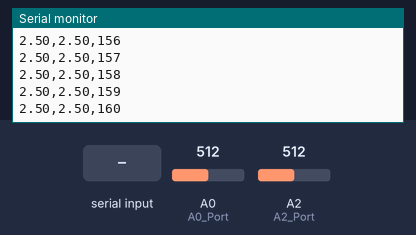
Bench run of a sketch on a simulated Arduino Uno, built with avr-gcc and run on an emulated ATmega328P. On the bench: the last lines printed to the serial monitor. The inputs (shaded band) are chosen by the test bench; at power-on: A0 (A0_Port) = 512, A2 (A2_Port) = 512.

Above: at 1.2 s.
1.3 s: "1" received over Serial
4.3 s: "2" received over Serial
7.1 s: "5" received over Serial
At 9.0 s:
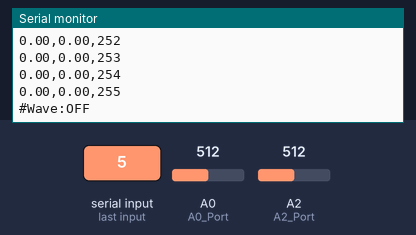
9.4 s: "200\n" received over Serial
At 10.5 s:
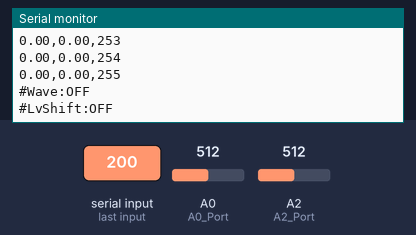
Timing chart, 0 to 12.4 s (numbered marks = the images above; inputs shaded):
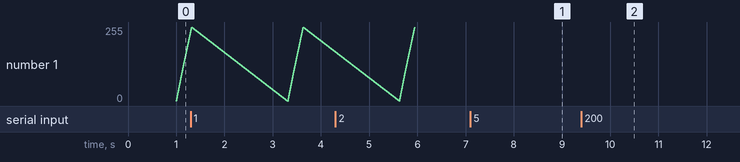

The sketch:

uno_z.ino
```cpp
#include <TimerOne.h>
#include <stdlib.h>
#define MAX_V 5.0 //Arduino UNO MAX input Voltage
#define BUFSIZE 256 //BufferSize
#define TRIG_Volt 2.5 //Trigger Voltage
#define TRIG_LV (int)((float)1023*(float)((float)TRIG_Volt/(float)5.0)) //Trigger Level 0-1023
#define BAUD 115200//Baudrate

long period = 50;//sampling period [micro sec]
int an0 = 0; //an0 value 0-1023
int an1 = 0; //an1 value 0-1023

int val0[BUFSIZE]; //sample data from an0
int val1[BUFSIZE]; //sample date from an1

int count = 0; //index counter
bool Lv_Shifted = false;//Enable/Disable LevelShift for Negative Voltage(True:Need a Additional Circuit)

bool finished = false;//Flag:if sample count == 256 ->true
bool showScope = true;//true:send all waves to serial

void sendWave(int* d, int* d1, int n) {//send A/D data to serial 'an0[V],an1[V],index number(0-255)'
  for (int i = 0; i < n; i++) {
    //A0
    Serial.print(idx2Volt(d[i]));
    Serial.print(",");

    //A2
    Serial.print(idx2Volt(d1[i]));
    Serial.print(",");

    //id
    Serial.println(i);

  }
}


void timerFire() {//sampling Interrupt every Timer1 period
  digitalWrite(13, HIGH);//Debug Pin (Sampling Frequency) when arduino is sampling,13 pin turns ON.
  an0 = analogRead(A0);//Reads the analog value on pin A0 into an0
  an1 = analogRead(A2);//Reads the analog value on pin A2 into an1

  if (count < BUFSIZE) {
    val0[count] = an0;//collect data
    val1[count] = an1;
    count++;
  } else {//if counter reached to BUFSIZE
    finished = true;
  }
  digitalWrite(13, LOW);//Debug Pin
}

float idx2Volt(int d) {//index data(0-1023) to volt([V])
  float measuredVal = ((float)d / (float)1023) * (float)MAX_V;//idx To Voltage
  if (Lv_Shifted == true) {//LevelShift Enabled?
    measuredVal = 2.0 * measuredVal - MAX_V;//LevelShift
  }
  return measuredVal;
}

void resetDev() {//reset all settings
  count = 0;
  Timer1.setPeriod(50);
  return;
}

void setSampRate() {//variable sampling rate

  String in;
  //Timer1.stop();
  //Serial.println("#Stopped");
  Serial.println("#SamplingPeriod?");
  while (Serial.available() == 0);//wait for input
  in = Serial.readString();//input to string
  period = in.toInt();//string to long(int)
  Serial.print("#Started@");
  Serial.print(period);
  Serial.print("[microsec]/");
  Serial.print(((float)1 / (float)period) * 1000000);
  Serial.println("[Hz]");
  count = 0;
  //Timer1.initialize(period);//microseconds
  Timer1.setPeriod(period);//set Timer1 Period
  //Timer1.start();
  return;
}

void setup() {

  //Fast ADC Register settings
  ADCSRA = ADCSRA & 0xf8;
  ADCSRA = ADCSRA | 0x04;

  //put your setup code here, to run once:

  //ADC Specifications---
  //0-1023 int
  //Min 0V-Max 5V
  //so 0 means 0V,1023 means 5V
  //---------------------

  Serial.begin(BAUD); //baud rate is 115200 baud(USB Serial)
  pinMode(A0, INPUT); //A0 Port(Analog 0) is INPUT
  pinMode(A2, INPUT); //A2 Port(Analog 2) is INPUT
  pinMode(13, OUTPUT);//pin 13 is Digital OUT
  digitalWrite(13, LOW); //set Digital pin 13 LOW

  Timer1.initialize(period);//50 microseconds period(20kHz)
  Timer1.setPeriod(period);
  Timer1.attachInterrupt(timerFire);//Timer Triggers Function(timerFire)
  Timer1.start();//Timer1 start
  Serial.print("#BUFSIZE");
  Serial.println(BUFSIZE);
}

void loop() {
  //put your main code here, to run repeatedly:

  int inputchar;//serial input (1character)

  inputchar = Serial.read();//Read from SerialPort (1character)

  if (inputchar != -1 ) { //something received

    switch (inputchar) {
      case '1'://reset
        //received "1"
        resetDev();
        Serial.println("#Reset");
        break;
      case '2'://toggle lvshift
        //received "2"
        Lv_Shifted = !Lv_Shifted;
        if (Lv_Shifted == true) {
          Serial.println("#LvShift:ON");
        } else {
          Serial.println("#LvShift:OFF");
        }
        break;
      case '5':
        //received "5"
        showScope = !showScope;
        if (showScope == true) {
          Serial.println("#Wave:ON");
        } else {
          Serial.println("#Wave:OFF");
        }
        break;
      case '6'://update sampling rate
        setSampRate();
    }
  }

  if (finished == true) {
    Timer1.stop();

    //Serial.print("Stopped");
    //Serial.println(count);

    if (showScope) {
      sendWave(val0, val1, BUFSIZE);
    }

    delay(1000);

    //Serial.println("Started");

    finished = false;
    count = 0;
    Timer1.start();
  }

  delay(1000);
}
```

Measured:
- after the input at 9.4 s, the serial monitor: prints a new line after 0.54 s (image 2)
